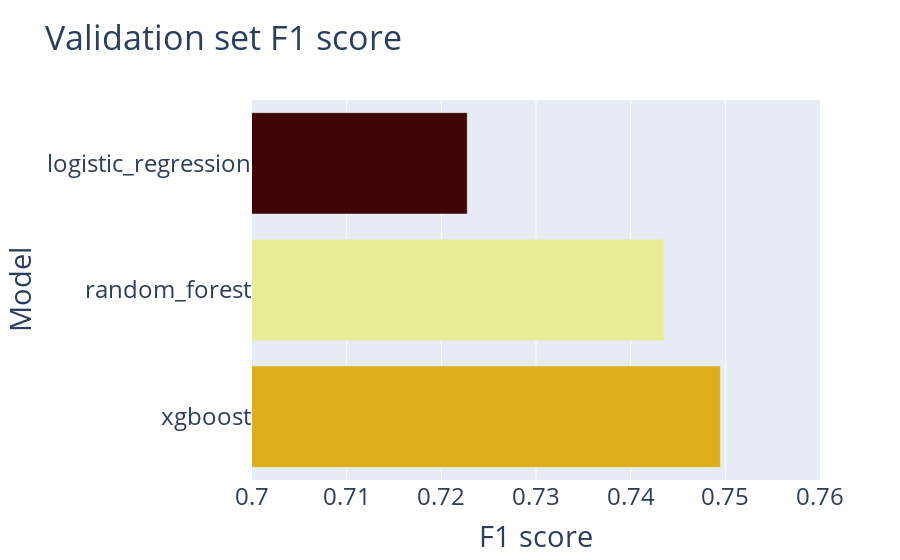

The cell this chart's notebook holds for it:
### Markdown cell above
### Validation precision

### Code cell
validation_f1 = {}
for model_reports in glob.glob('*/reports.json'):
    model_name = model_reports.split('/')[-2]
    f1 = json.load(open(model_reports, 'r'))['validation_report']['macro avg']['f1-score']
    validation_f1[model_name] = f1

fig = px.bar(
    x=validation_f1.values(),
    y=validation_f1.keys(),
    color=validation_f1.values(),
    color_continuous_scale='oxy',
    title='Validation set F1 score',
    labels={'x': 'F1 score', 'y': 'Model'}
    )

fig.update_layout(yaxis={'categoryorder': 'total descending'}, font={'size': 24})
fig.update_xaxes(range=[0.7, 0.76])
fig.update_coloraxes(showscale=False)
fig.write_image('../../images/validation-f1.png', scale=10)
fig

### Figure 1 — Plotly figure (JSON) as saved in the notebook; plotly's stock layout.template omitted (floating-point values rounded to 4 significant figures)
{"data": [{"alignmentgroup": "True", "hovertemplate": "F1 score=%{x}<br>Model=%{y}<br>color=%{marker.color}<extra></extra>", "legendgroup": "", "marker": {"color": [0.7227, 0.7495, 0.7435], "coloraxis": "coloraxis", "pattern": {"shape": ""}}, "name": "", "offsetgroup": "", "orientation": "h", "showlegend": false, "textposition": "auto", "type": "bar", "x": [0.7227, 0.7495, 0.7435], "xaxis": "x", "y": ["logistic_regression", "xgboost", "random_forest"], "yaxis": "y"}], "layout": {"barmode": "relative", "coloraxis": {"colorbar": {"title": {"text": "color"}}, "colorscale": [[0, "rgb(63, 5, 5)"], [0.09091, "rgb(101, 6, 13)"], [0.1818, "rgb(138, 17, 9)"], [0.2727, "rgb(96, 95, 95)"], [0.3636, "rgb(119, 118, 118)"], [0.4545, "rgb(142, 141, 141)"], [0.5455, "rgb(166, 166, 165)"], [0.6364, "rgb(193, 192, 191)"], [0.7273, "rgb(222, 222, 220)"], [0.8182, "rgb(239, 248, 90)"], [0.9091, "rgb(230, 210, 41)"], [1, "rgb(220, 174, 25)"]], "showscale": false}, "font": {"size": 24}, "legend": {"tracegroupgap": 0}, "title": {"text": "Validation set F1 score"}, "xaxis": {"anchor": "y", "domain": [0, 1], "range": [0.7, 0.76], "title": {"text": "F1 score"}}, "yaxis": {"anchor": "x", "categoryorder": "total descending", "domain": [0, 1], "title": {"text": "Model"}}}}
